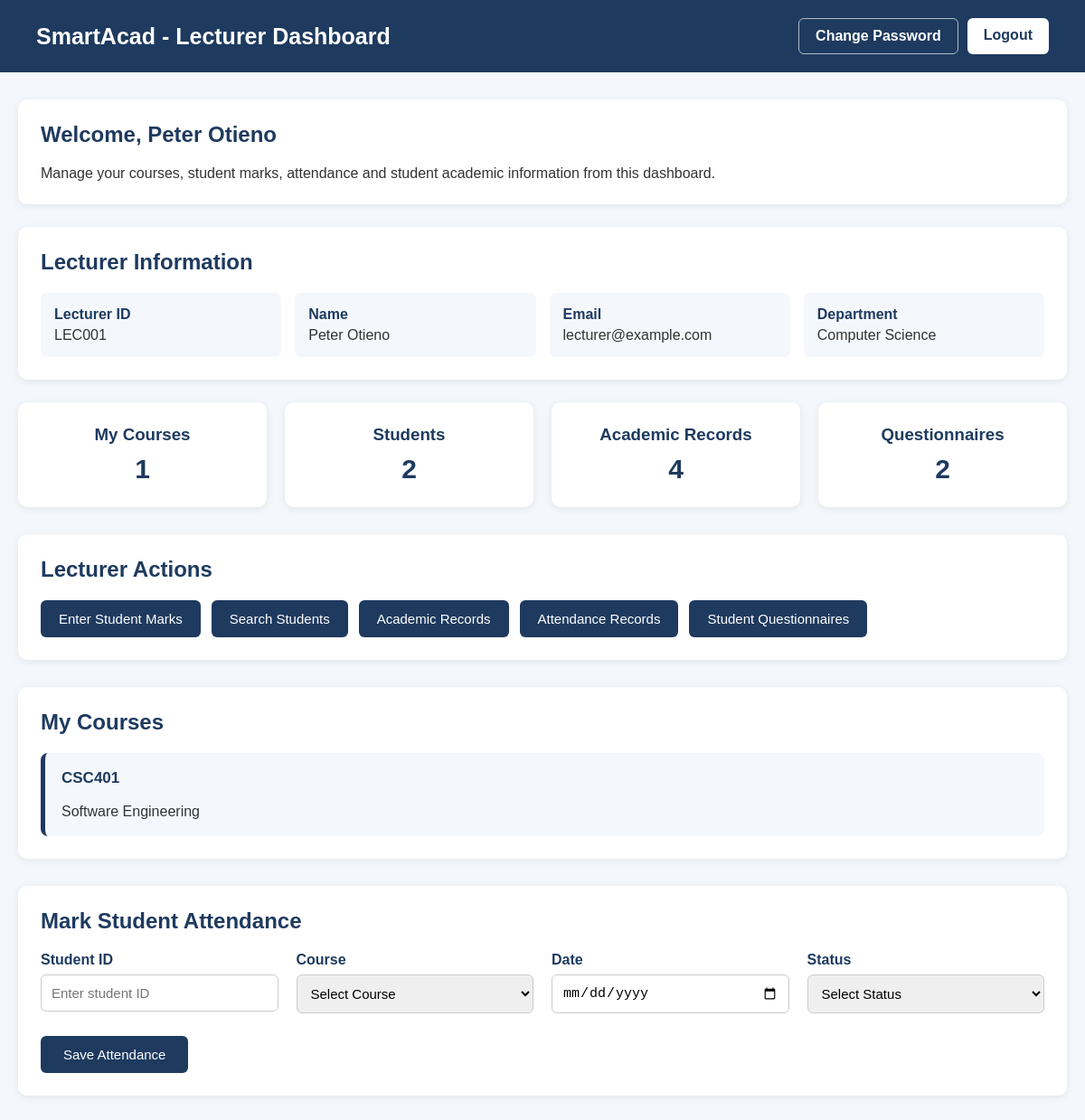
The page /lecturer-dashboard/ (signed in) on the database its author committed.
### core/models.py (models this page shows, shortened)
class Lecturer(models.Model):
    user = models.OneToOneField(User, on_delete=models.CASCADE)
    program = models.ForeignKey(
        Program,
        on_delete=models.PROTECT,
        null=True,
        blank=True,
        related_name="lecturers",
    )
    lecturer_id = models.CharField(max_length=20, unique=True)
    full_name = models.CharField(max_length=100)
    email = models.EmailField(unique=True)
    department = models.CharField(max_length=100)

class Course(models.Model):
    lecturer = models.ForeignKey(
        Lecturer,
        on_delete=models.CASCADE
    )
    program = models.ForeignKey(
        Program,
        on_delete=models.PROTECT,
        null=True,
        blank=True,
        related_name="courses",
    )
    course_code = models.CharField(max_length=20, unique=True)
    course_name = models.CharField(max_length=100)
    credits = models.DecimalField(
        max_digits=5,
        decimal_places=2,
        default=Decimal("3.00"),
        validators=[MinValueValidator(Decimal("0.01"))],
    )

### core/views.py (the view)
@login_required
def lecturer_dashboard(request):
    if not request.user.groups.filter(name="Lecturer").exists():
        return redirect_user_by_role(request.user)
    try:
        lecturer = Lecturer.objects.get(user=request.user)
    except Lecturer.DoesNotExist:
        return render(
            request,
            "lecturer_dashboard.html",
            {
                "error": (
                    "Your account is not linked to a lecturer record. "
                    "Please contact the administrator."
                )
            },
        )
    courses = (
        Course.objects
        .filter(lecturer=lecturer)
        .order_by("course_code")
    )
    questionnaires = (
        StudentQuestionnaire.objects
        .filter(submitted=True)
        .select_related("student")
        .order_by("student__student_id")
    )
    course_codes = courses.values_list("course_code", flat=True)
    academic_records = AcademicRecord.objects.filter(
        course_code__in=course_codes
    )
    students = Student.objects.all().order_by("student_id")
    context = {
        "lecturer": lecturer,
        "courses": courses,
        "students": students,
        "questionnaires": questionnaires,
        "course_count": courses.count(),
        "student_count": students.count(),
        "academic_record_count": academic_records.count(),
        "questionnaire_count": questionnaires.count(),
    }
    return render(
        request,
        "lecturer_dashboard.html",
        context,
    )

### core/templates/lecturer_dashboard.html (shortened to what this page needs)
<!DOCTYPE html>
<html lang="en">
<head>
</head>
<body>
<header>
    <h1>
        SmartAcad - Lecturer Dashboard
    </h1>
    <nav class="header-actions" aria-label="Account">
        <a href="{% url 'change_password' %}" class="password-change">
            Change Password
        </a>
        <a href="{% url 'logout' %}" class="logout">Logout</a>
    </nav>
</header>
<div class="container">
    <div class="welcome">
        <h2>
            Welcome, {{ lecturer.full_name }}
        </h2>
        <p>
            Manage your courses, student marks,
            attendance and student academic information
            from this dashboard.
        </p>
    </div>
    <div class="info-card">
        <h2>
            Lecturer Information
        </h2>
        <div class="info-grid">
            <div class="info-item">
                <strong>
                    Lecturer ID
                </strong>
                {{ lecturer.lecturer_id }}
            </div>
            <div class="info-item">
                <strong>
                    Name
                </strong>
                {{ lecturer.full_name }}
            </div>
            <div class="info-item">
                <strong>
                    Email
                </strong>
                {{ lecturer.email }}
            </div>
            <div class="info-item">
                <strong>
                    Department
                </strong>
                {{ lecturer.department }}
            </div>
        </div>
    </div>
    <div class="stats">
        <div class="stat-card">
            <h3>
                My Courses
            </h3>
            <div class="stat-number">
                {{ course_count }}
            </div>
        </div>
        <div class="stat-card">
            <h3>
                Students
            </h3>
            <div class="stat-number">
                {{ student_count }}
            </div>
        </div>
        <div class="stat-card">
            <h3>
                Academic Records
            </h3>
            <div class="stat-number">
                {{ academic_record_count }}
            </div>
        </div>
        <div class="stat-card">
            <h3>
                Questionnaires
            </h3>
            <div class="stat-number">
                {{ questionnaire_count }}
            </div>
        </div>
    </div>
   <div class="actions-card">
    <h2>
        Lecturer Actions
    </h2>
    <div class="actions">
        <a
            href="{% url 'lecturer_enter_marks' %}"
            class="action-button"
        >
            Enter Student Marks
        </a>
        <a
            href="{% url 'lecturer_students' %}"
            class="action-button"
        >
            Search Students
        </a>
        <a
            href="{% url 'lecturer_academic_records' %}"
            class="action-button"
        >
            Academic Records
        </a>
        <a
            href="{% url 'lecturer_attendance' %}"
            class="action-button"
        >
            Attendance Records
        </a>
        <a
            href="{% url 'lecturer_questionnaires' %}"
            class="action-button"
        >
            Student Questionnaires
        </a>
    </div>
</div>
    <div class="card">
        <h2>
            My Courses
        </h2>
        <div class="course-grid">
            {% for course in courses %}
                <div class="course-card">
                    <strong>
                        {{ course.course_code }}
                    </strong>
                    <br><br>
                    {{ course.course_name }}
                </div>
            {% empty %}
                <p>
                    No courses have been assigned to you.
                </p>
            {% endfor %}
        </div>
    </div>
    <div class="card">
        <h2>
            Mark Student Attendance
        </h2>
        <form
            method="POST"
            action="{% url 'lecturer_save_attendance' %}"
        >
            <div class="form-grid">
                <div class="form-group">
                    <label for="attendance_student_id">
                        Student ID
                    </label>
                    <input
                        type="text"
                        name="student_id"
                        id="attendance_student_id"
                        placeholder="Enter student ID"
                        required
                    >
                </div>
                <div class="form-group">
                    <label for="course_code">
                        Course
                    </label>
                    <select
                        name="course_code"
                        id="course_code"
                        required
                    >
                        <option value="">
                            Select Course
                        </option>
                    </select>
                </div>
                <div class="form-group">
                    <label for="date">
                        Date
                    </label>
                    <input
                        type="date"
                        name="date"
                        id="date"
                        required
                    >
                </div>
                <div class="form-group">
                    <label for="status">
                        Status
                    </label>
                    <select
                        name="status"
                        id="status"
                        required
                    >
                        <option value="">
                            Select Status
                        </option>
                    </select>
                </div>
            </div>
            <button
                type="submit"
                class="save-button"
            >
                Save Attendance
            </button>
        </form>
    </div>
</div>
</body>
</html>

### core/templates/lecturer_dashboard.html (style rules this page uses)
* { box-sizing: border-box; }
body { margin: 0; font-family: Arial, sans-serif; background: #f4f7fb; color: #333; }
header { background: #1e3a5f; color: white; padding: 20px 40px; display: flex; justify-content: space-between; align-items: center; }
header h1 { margin: 0; font-size: 25px; }
.logout { background: white; color: #1e3a5f; padding: 10px 18px; border-radius: 6px; text-decoration: none; font-weight: bold; }
.header-actions { display: flex; flex-wrap: wrap; gap: 10px; }
.password-change { color: white; padding: 10px 18px; border: 1px solid rgba(255, 255, 255, .65); border-radius: 6px; text-decoration: none; font-weight: bold; }
.container { max-width: 1250px; margin: 30px auto; padding: 0 20px; }
.welcome { background: white; padding: 25px; border-radius: 10px; margin-bottom: 25px; box-shadow: 0 2px 8px rgba(0, 0, 0, 0.08); }
.welcome h2 { margin-top: 0; color: #1e3a5f; }
.welcome p { margin-bottom: 0; }
.info-card { background: white; padding: 25px; border-radius: 10px; margin-bottom: 25px; box-shadow: 0 2px 8px rgba(0, 0, 0, 0.08); }
.info-card h2 { margin-top: 0; color: #1e3a5f; }
.info-grid { display: grid; grid-template-columns: repeat( auto-fit, minmax(220px, 1fr) ); gap: 15px; }
.info-item { background: #f4f7fb; padding: 15px; border-radius: 7px; }
.info-item strong { display: block; color: #1e3a5f; margin-bottom: 5px; }
.stats { display: grid; grid-template-columns: repeat( auto-fit, minmax(200px, 1fr) ); gap: 20px; margin-bottom: 30px; }
.stat-card { background: white; padding: 25px; border-radius: 10px; text-align: center; box-shadow: 0 2px 8px rgba(0, 0, 0, 0.08); }
.stat-card h3 { margin: 0 0 10px; color: #1e3a5f; }
.stat-number { font-size: 30px; font-weight: bold; color: #1e3a5f; }
.actions-card { background: white; padding: 25px; border-radius: 10px; margin-bottom: 30px; box-shadow: 0 2px 8px rgba(0, 0, 0, 0.08); }
.actions-card h2 { margin-top: 0; color: #1e3a5f; }
.actions { display: flex; flex-wrap: wrap; gap: 12px; }
.action-button { display: inline-block; background: #1e3a5f; color: white; padding: 12px 20px; border-radius: 6px; text-decoration: none; font-size: 15px; }
.card { background: white; padding: 25px; border-radius: 10px; margin-bottom: 30px; box-shadow: 0 2px 8px rgba(0, 0, 0, 0.08); }
.card h2 { color: #1e3a5f; margin-top: 0; }
.course-grid { display: grid; grid-template-columns: repeat( auto-fit, minmax(250px, 1fr) ); gap: 15px; }
.course-card { background: #f4f7fb; padding: 18px; border-radius: 8px; border-left: 5px solid #1e3a5f; }
.course-card strong { color: #1e3a5f; font-size: 17px; }
.form-grid { display: grid; grid-template-columns: repeat( auto-fit, minmax(220px, 1fr) ); gap: 20px; }
.form-group { margin-bottom: 5px; }
.form-group label { display: block; font-weight: bold; margin-bottom: 7px; color: #1e3a5f; }
.form-group input, .form-group select { width: 100%; padding: 11px; border: 1px solid #ccc; border-radius: 6px; font-size: 15px; }
.save-button { margin-top: 20px; background: #1e3a5f; color: white; padding: 12px 25px; border: none; border-radius: 6px; cursor: pointer; font-size: 15px; }

### rows shown on the page
Lecturer: full_name "Peter Otieno", lecturer_id "LEC001", email "lecturer@example.com", department "Computer Science"
Course: course_code "CSC401", course_name "Software Engineering"

### other values the page prints
{{ course_count }} "1"
{{ student_count }} "2"
{{ academic_record_count }} "4"
{{ questionnaire_count }} "2"
